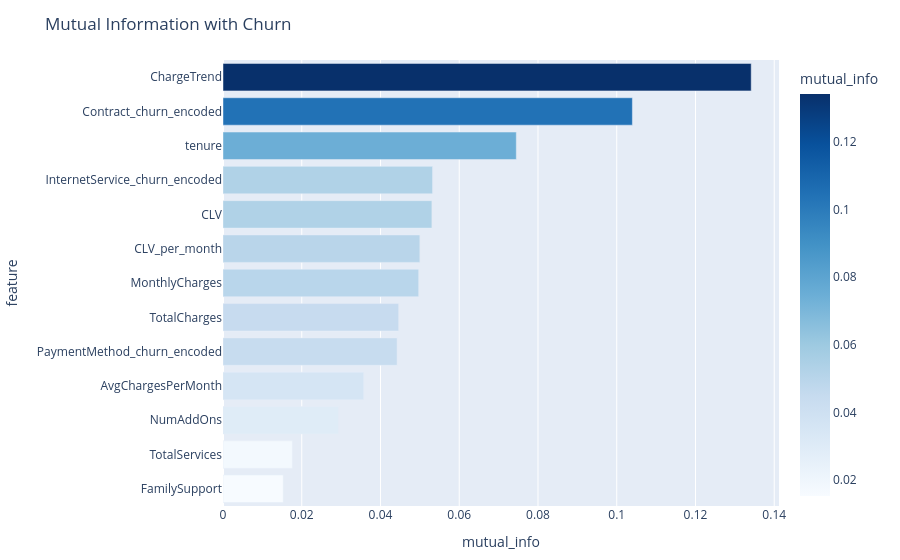
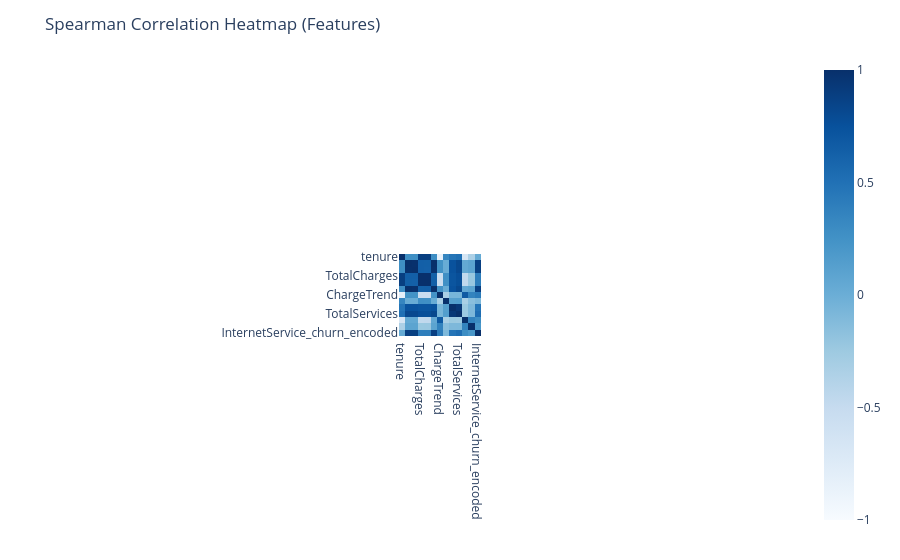
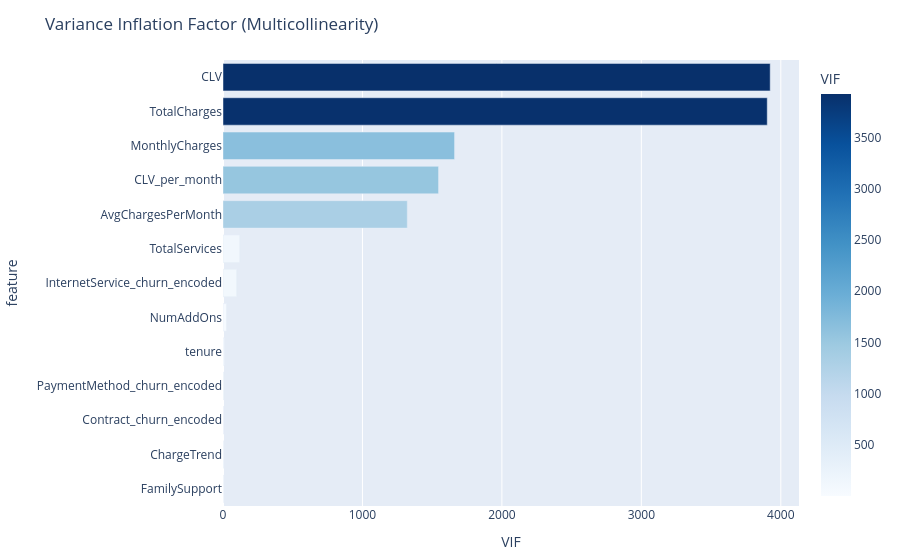
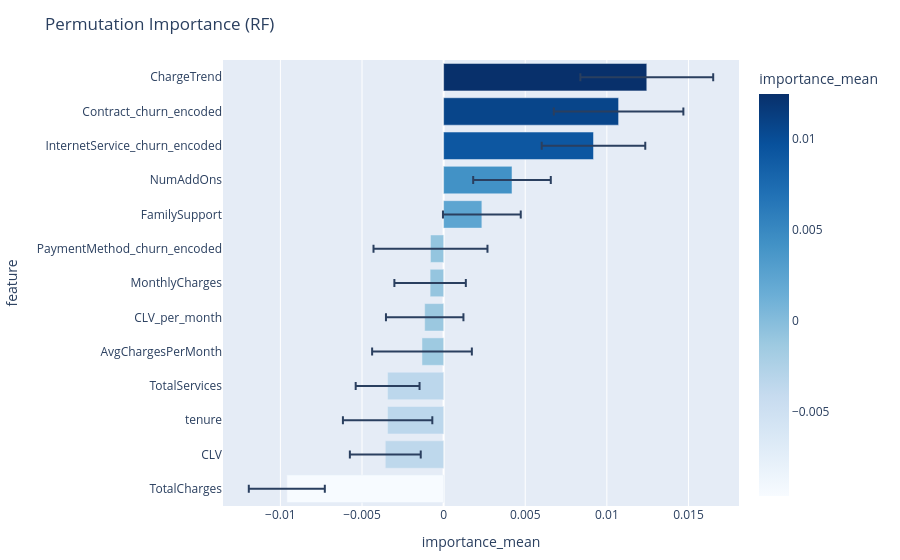

The notebook cell saved with these charts, in order:
### Markdown cell above
## 3.1 Feature Quality Dashboards

### Code cell
import plotly.express as px, numpy as np, pandas as pd
from sklearn.feature_selection import mutual_info_classif
from sklearn.model_selection import train_test_split
from sklearn.ensemble import RandomForestClassifier
from sklearn.inspection import permutation_importance
from statsmodels.stats.outliers_influence import variance_inflation_factor
import tempfile, os

def show_and_log(fig, tmp_dir, fname, artifact_subdir="feature_audit"):
    """Render in-notebook AND log the HTML artifact to MLflow."""
    html_path = os.path.join(tmp_dir, f"{fname}.html")
    fig.write_html(html_path)
    fig.show()                          # <-- inline display
    mlflow.log_artifact(html_path, artifact_path=artifact_subdir)

mlflow.set_experiment(EXP_AUDIT)
with mlflow.start_run(run_name="feature_audit"):
    X = df_audit[AUDIT_NUM_COLS].fillna(0)
    y = df_audit[TARGET]

    tmp = tempfile.mkdtemp()

    # --- Mutual Information
    mi = mutual_info_classif(X, y, random_state=42)
    mi_df = (pd.DataFrame({"feature": X.columns, "mutual_info": mi})
             .sort_values("mutual_info"))
    fig_mi = px.bar(
        mi_df, x="mutual_info", y="feature", orientation="h",
        title="Mutual Information with Churn",
        color="mutual_info", color_continuous_scale="blues"  # changed palette
    )
    fig_mi.update_layout(yaxis=dict(categoryorder="total ascending"), margin=dict(l=120, r=30, t=60, b=30))
    show_and_log(fig_mi, tmp, "mi")

    # --- Spearman Correlation Heatmap
    corr = X.corr(method="spearman")
    fig_corr = px.imshow(
        corr, zmin=-1, zmax=1,
        color_continuous_scale="blues",                 # changed palette
        title="Spearman Correlation Heatmap (Features)"
    )
    fig_corr.update_layout(margin=dict(l=80, r=30, t=60, b=30))
    show_and_log(fig_corr, tmp, "corr")

    # --- VIF
    Xv = X + 1e-9 * np.random.RandomState(42).normal(size=X.shape)
    vif_df = pd.DataFrame({
        "feature": X.columns,
        "VIF": [variance_inflation_factor(Xv.values, i) for i in range(Xv.shape[1])]
    }).sort_values("VIF")
    fig_vif = px.bar(
        vif_df, x="VIF", y="feature", orientation="h",
        title="Variance Inflation Factor (Multicollinearity)",
        color="VIF", color_continuous_scale="blues"      # changed palette
    )
    fig_vif.update_layout(yaxis=dict(categoryorder="total ascending"), margin=dict(l=120, r=30, t=60, b=30))
    show_and_log(fig_vif, tmp, "vif")

    # --- Permutation Importance (Random Forest)
    Xtr, Xte, ytr, yte = train_test_split(X, y, stratify=y, test_size=0.3, random_state=42)
    rf = RandomForestClassifier(n_estimators=300, random_state=42).fit(Xtr, ytr)
    perm = permutation_importance(rf, Xte, yte, n_repeats=20, random_state=42)
    perm_df = (pd.DataFrame({
        "feature": X.columns,
        "importance_mean": perm.importances_mean,
        "importance_std": perm.importances_std
    }).sort_values("importance_mean"))
    fig_perm = px.bar(
        perm_df, x="importance_mean", y="feature", orientation="h",
        error_x="importance_std", title="Permutation Importance (RF)",
        color="importance_mean", color_continuous_scale="blues"   # changed palette
    )
    fig_perm.update_layout(yaxis=dict(categoryorder="total ascending"), margin=dict(l=120, r=30, t=60, b=30))
    show_and_log(fig_perm, tmp, "perm")

    # --- Composite Feature Quality
    merged = (mi_df.merge(vif_df, on="feature")
                    .merge(perm_df[["feature","importance_mean"]], on="feature"))
    merged["quality_score"] = (
        merged["mutual_info"].rank(pct=True) +
        merged["importance_mean"].rank(pct=True) +
        (1/np.clip(merged["VIF"], 1e-6, None)).rank(pct=True)
    ) / 3
    fig_score = px.bar(
        merged.sort_values("quality_score"),
        x="quality_score", y="feature", orientation="h",
        title="Composite Feature Quality (Signal × Stability)",
        color="quality_score", color_continuous_scale="blues"  # changed palette
    )
    fig_score.update_layout(yaxis=dict(categoryorder="total ascending"), margin=dict(l=120, r=30, t=60, b=30))
    show_and_log(fig_score, tmp, "quality")

    # --- Summary table artifact
    merged.to_csv(os.path.join(tmp, "feature_quality.csv"), index=False)
    mlflow.log_artifact(os.path.join(tmp, "feature_quality.csv"), artifact_path="feature_audit")

### Figure 1 — Plotly figure (JSON) as saved in the notebook; plotly's stock layout.template omitted (floating-point values rounded to 4 significant figures)
{"data": [{"alignmentgroup": "True", "hovertemplate": "mutual_info=%{marker.color}<br>feature=%{y}<extra></extra>", "legendgroup": "", "marker": {"color": [0.0153, 0.01762, 0.02936, 0.03574, 0.04422, 0.04461, 0.04969, 0.05, 0.05305, 0.05322, 0.0745, 0.104, 0.1342], "coloraxis": "coloraxis", "pattern": {"shape": ""}}, "name": "", "offsetgroup": "", "orientation": "h", "showlegend": false, "textposition": "auto", "type": "bar", "x": [0.0153, 0.01762, 0.02936, 0.03574, 0.04422, 0.04461, 0.04969, 0.05, 0.05305, 0.05322, 0.0745, 0.104, 0.1342], "xaxis": "x", "y": ["FamilySupport", "TotalServices", "NumAddOns", "AvgChargesPerMonth", "PaymentMethod_churn_encoded", "TotalCharges", "MonthlyCharges", "CLV_per_month", "CLV", "InternetService_churn_encoded", "tenure", "Contract_churn_encoded", "ChargeTrend"], "yaxis": "y"}], "layout": {"autosize": true, "barmode": "relative", "coloraxis": {"colorbar": {"title": {"text": "mutual_info"}}, "colorscale": [[0, "rgb(247,251,255)"], [0.125, "rgb(222,235,247)"], [0.25, "rgb(198,219,239)"], [0.375, "rgb(158,202,225)"], [0.5, "rgb(107,174,214)"], [0.625, "rgb(66,146,198)"], [0.75, "rgb(33,113,181)"], [0.875, "rgb(8,81,156)"], [1, "rgb(8,48,107)"]]}, "legend": {"tracegroupgap": 0}, "margin": {"b": 30, "l": 120, "r": 30, "t": 60}, "title": {"text": "Mutual Information with Churn"}, "xaxis": {"anchor": "y", "autorange": true, "domain": [0, 1], "range": [0, 0.1412], "title": {"text": "mutual_info"}, "type": "linear"}, "yaxis": {"anchor": "x", "autorange": true, "categoryorder": "total ascending", "domain": [0, 1], "range": [-0.5, 12.5], "title": {"text": "feature"}, "type": "category"}}}

### Figure 2 — Plotly figure (JSON) as saved in the notebook; plotly's stock layout.template omitted (floating-point values rounded to 4 significant figures; data arrays with more than 128 entries replaced by an {"elided": "..."} marker saying what was removed)
{"data": [{"coloraxis": "coloraxis", "hovertemplate": "x: %{x}<br>y: %{y}<br>color: %{z}<extra></extra>", "name": "0", "type": "heatmap", "x": ["tenure", "MonthlyCharges", "AvgChargesPerMonth", "TotalCharges", "CLV", "CLV_per_month", "ChargeTrend", "FamilySupport", "NumAddOns", "TotalServices", "Contract_churn_encoded", "PaymentMethod_churn_encoded", "InternetService_churn_encoded"], "xaxis": "x", "y": ["tenure", "MonthlyCharges", "AvgChargesPerMonth", "TotalCharges", "CLV", "CLV_per_month", "ChargeTrend", "FamilySupport", "NumAddOns", "TotalServices", "Contract_churn_encoded", "PaymentMethod_churn_encoded", "InternetService_churn_encoded"], "yaxis": "y", "z": {"elided": "13x13 float values"}}], "layout": {"autosize": true, "coloraxis": {"cmax": 1, "cmin": -1, "colorscale": [[0, "rgb(247,251,255)"], [0.125, "rgb(222,235,247)"], [0.25, "rgb(198,219,239)"], [0.375, "rgb(158,202,225)"], [0.5, "rgb(107,174,214)"], [0.625, "rgb(66,146,198)"], [0.75, "rgb(33,113,181)"], [0.875, "rgb(8,81,156)"], [1, "rgb(8,48,107)"]]}, "margin": {"b": 30, "l": 80, "r": 30, "t": 60}, "title": {"text": "Spearman Correlation Heatmap (Features)"}, "xaxis": {"anchor": "y", "autorange": true, "constrain": "domain", "domain": [0.4431, 0.5569], "range": [-0.5, 12.5], "scaleanchor": "y", "type": "category"}, "yaxis": {"anchor": "x", "autorange": true, "constrain": "domain", "domain": [0, 1], "range": [12.5, -0.5], "type": "category"}}}

### Figure 3 — Plotly figure (JSON) as saved in the notebook; plotly's stock layout.template omitted (floating-point values rounded to 4 significant figures)
{"data": [{"alignmentgroup": "True", "hovertemplate": "VIF=%{marker.color}<br>feature=%{y}<extra></extra>", "legendgroup": "", "marker": {"color": [2.116, 2.842, 5.374, 5.927, 9.764, 24.63, 97.63, 119.8, 1321.0, 1546.0, 1661.0, 3903.0, 3924.0], "coloraxis": "coloraxis", "pattern": {"shape": ""}}, "name": "", "offsetgroup": "", "orientation": "h", "showlegend": false, "textposition": "auto", "type": "bar", "x": [2.116, 2.842, 5.374, 5.927, 9.764, 24.63, 97.63, 119.8, 1321.0, 1546.0, 1661.0, 3903.0, 3924.0], "xaxis": "x", "y": ["FamilySupport", "ChargeTrend", "Contract_churn_encoded", "PaymentMethod_churn_encoded", "tenure", "NumAddOns", "InternetService_churn_encoded", "TotalServices", "AvgChargesPerMonth", "CLV_per_month", "MonthlyCharges", "TotalCharges", "CLV"], "yaxis": "y"}], "layout": {"autosize": true, "barmode": "relative", "coloraxis": {"colorbar": {"title": {"text": "VIF"}}, "colorscale": [[0, "rgb(247,251,255)"], [0.125, "rgb(222,235,247)"], [0.25, "rgb(198,219,239)"], [0.375, "rgb(158,202,225)"], [0.5, "rgb(107,174,214)"], [0.625, "rgb(66,146,198)"], [0.75, "rgb(33,113,181)"], [0.875, "rgb(8,81,156)"], [1, "rgb(8,48,107)"]]}, "legend": {"tracegroupgap": 0}, "margin": {"b": 30, "l": 120, "r": 30, "t": 60}, "title": {"text": "Variance Inflation Factor (Multicollinearity)"}, "xaxis": {"anchor": "y", "autorange": true, "domain": [0, 1], "range": [0, 4131.0], "title": {"text": "VIF"}, "type": "linear"}, "yaxis": {"anchor": "x", "autorange": true, "categoryorder": "total ascending", "domain": [0, 1], "range": [-0.5, 12.5], "title": {"text": "feature"}, "type": "category"}}}

### Figure 4 — Plotly figure (JSON) as saved in the notebook; plotly's stock layout.template omitted (floating-point values rounded to 4 significant figures)
{"data": [{"alignmentgroup": "True", "error_x": {"array": [0.002329, 0.002171, 0.002739, 0.001956, 0.003055, 0.002373, 0.002189, 0.003491, 0.002383, 0.002377, 0.003173, 0.003969, 0.004069]}, "hovertemplate": "importance_mean=%{marker.color}<br>feature=%{y}<extra></extra>", "legendgroup": "", "marker": {"color": [-0.009607, -0.003573, -0.003431, -0.003431, -0.001325, -0.001159, -0.0008282, -0.0008045, 0.002343, 0.004188, 0.009181, 0.01072, 0.01245], "coloraxis": "coloraxis", "pattern": {"shape": ""}}, "name": "", "offsetgroup": "", "orientation": "h", "showlegend": false, "textposition": "auto", "type": "bar", "x": [-0.009607, -0.003573, -0.003431, -0.003431, -0.001325, -0.001159, -0.0008282, -0.0008045, 0.002343, 0.004188, 0.009181, 0.01072, 0.01245], "xaxis": "x", "y": ["TotalCharges", "CLV", "tenure", "TotalServices", "AvgChargesPerMonth", "CLV_per_month", "MonthlyCharges", "PaymentMethod_churn_encoded", "FamilySupport", "NumAddOns", "InternetService_churn_encoded", "Contract_churn_encoded", "ChargeTrend"], "yaxis": "y"}], "layout": {"autosize": true, "barmode": "relative", "coloraxis": {"colorbar": {"title": {"text": "importance_mean"}}, "colorscale": [[0, "rgb(247,251,255)"], [0.125, "rgb(222,235,247)"], [0.25, "rgb(198,219,239)"], [0.375, "rgb(158,202,225)"], [0.5, "rgb(107,174,214)"], [0.625, "rgb(66,146,198)"], [0.75, "rgb(33,113,181)"], [0.875, "rgb(8,81,156)"], [1, "rgb(8,48,107)"]]}, "legend": {"tracegroupgap": 0}, "margin": {"b": 30, "l": 120, "r": 30, "t": 60}, "title": {"text": "Permutation Importance (RF)"}, "xaxis": {"anchor": "y", "autorange": true, "domain": [0, 1], "range": [-0.01352, 0.0181], "title": {"text": "importance_mean"}, "type": "linear"}, "yaxis": {"anchor": "x", "autorange": true, "categoryorder": "total ascending", "domain": [0, 1], "range": [-0.5, 12.5], "title": {"text": "feature"}, "type": "category"}}}
